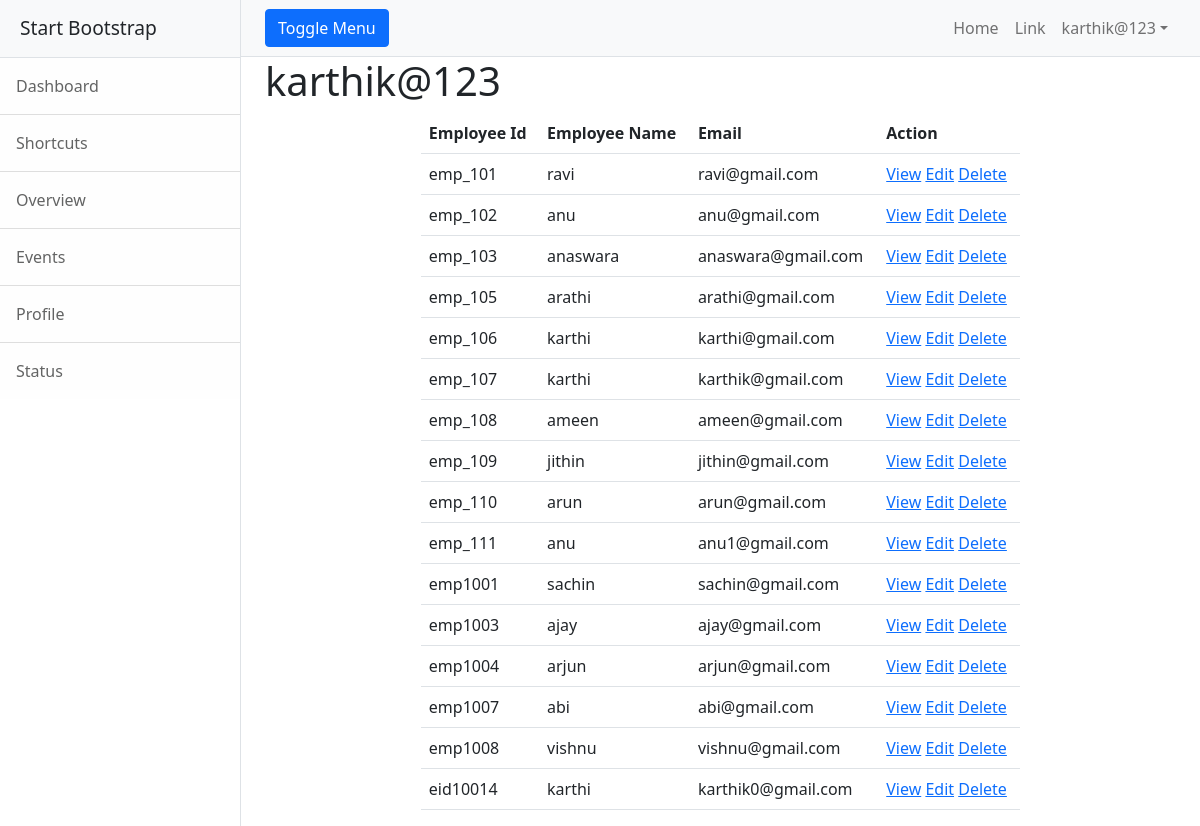
The page /employee/all (signed in) on the database as committed earlier.
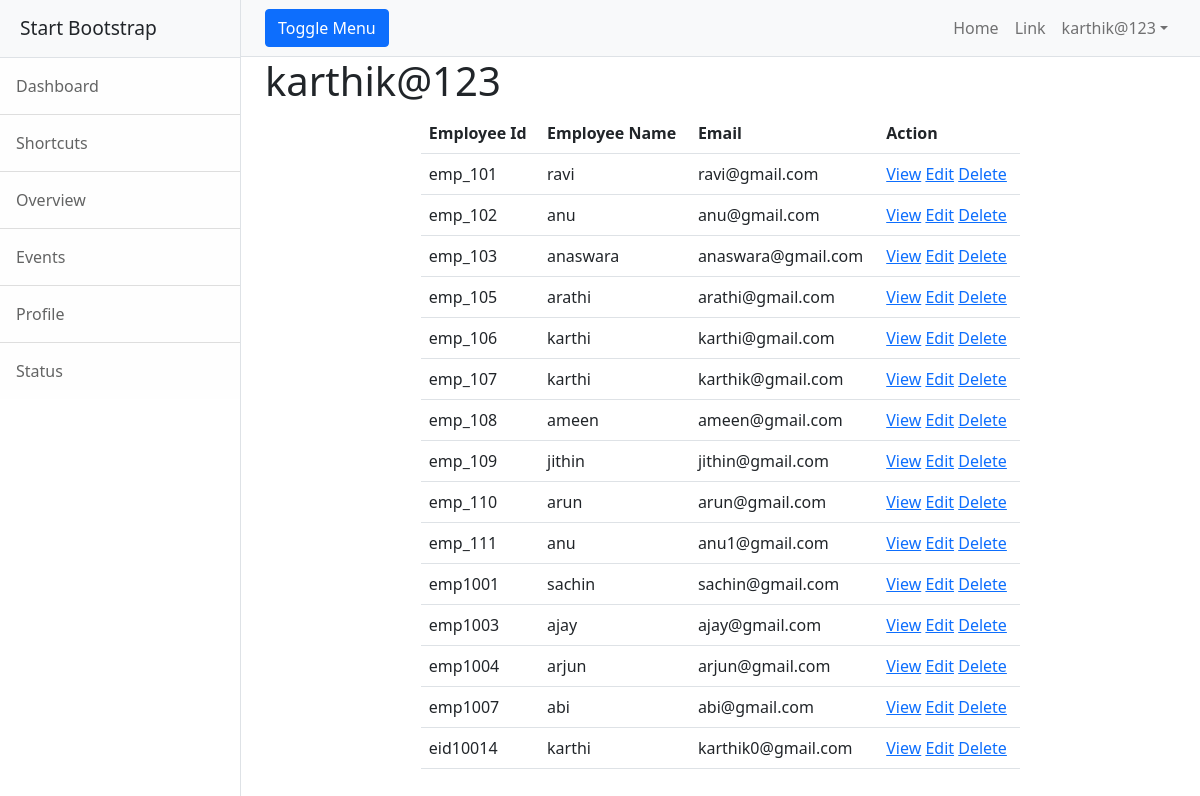
The same page on the database as committed later.
### employee/models.py (models this page shows, shortened)
class Employee(models.Model):
    eid = models.CharField(max_length=120,primary_key=True)
    profile_pick = models.ImageField(upload_to="profilepics",null=True)
    employee_name = models.CharField(max_length=120)
    designation = models.CharField(max_length=120)
    salary = models.PositiveIntegerField()
    email = models.EmailField(unique=True)
    experience = models.PositiveIntegerField(null=True)

### employee/views.py (the view)
# urls.py: path("all", views.EmployeeListView.as_view(), name="emp-list"),
@method_decorator(signin_required,name="dispatch")
class EmployeeListView(View):
    def get(self, request, *args, **kwargs):
        if request.user.is_authenticated:
            qs = Employee.objects.all()
            return render(request, "emp-list.html", {"employees": qs})
        else:
            messages.error(request,"you must login first")
            return redirect("signin")

### employee/views.py (called while the page is built)
def signin_required(fn):
    def wrapper(request, *args, **kwargs):
        if request.user.is_authenticated:
            return fn(request, *args, **kwargs)
        else:
            messages.error(request, "you must login")
            return redirect("signin")
    return wrapper

### employee/templates/emp-list.html (shortened to what this page needs)
{%extends 'base.html'%}
{%block body_block%}
<h1>{{request.user}}</h1>
    <div class="row">
        <div class="col-2"></div>
        <div class="col-8">
           <table class="table">
               <tr>
                   <th>Employee Id</th>
                   <th>Employee Name</th>
                   <th>Email</th>
                   <th>Action</th>
               </tr>
               {%for emp in employees%}
               <tr>
                   <td>{{emp.eid}}</td>
                   <td>{{emp.employee_name}}</td>
                   <td>{{emp.email}}</td>
                   <td>
                       <a href="{%url "emp-detail" emp.eid%}">View</a>
                       <a href="{%url "emp-edit" emp.eid%}">Edit</a>
                       <a href="{%url "emp-remove" emp.eid%}">Delete</a>
                   </td>
               </tr>
               {%endfor%}
           </table>
        </div>
        <div class="col-2"></div>
    </div>
{%endblock%}

### employee/templates/base.html (shortened to what this page needs)
<!DOCTYPE html>
{%load static%}
<html lang="en">
<head>
<link href="https://cdn.jsdelivr.net/npm/bootstrap@5.2.0-beta1/dist/css/bootstrap.min.css" rel="stylesheet">
    <link href="{%static 'css/styles.css'%}" rel="stylesheet"/>
</head>
<body>
<div class="d-flex" id="wrapper">
    <div class="border-end bg-white" id="sidebar-wrapper">
        <div class="sidebar-heading border-bottom bg-light">Start Bootstrap</div>
        <div class="list-group list-group-flush">
            <a class="list-group-item list-group-item-action list-group-item-light p-3" href="#!">Dashboard</a>
            <a class="list-group-item list-group-item-action list-group-item-light p-3" href="#!">Shortcuts</a>
            <a class="list-group-item list-group-item-action list-group-item-light p-3" href="#!">Overview</a>
            <a class="list-group-item list-group-item-action list-group-item-light p-3" href="#!">Events</a>
            <a class="list-group-item list-group-item-action list-group-item-light p-3" href="#!">Profile</a>
            <a class="list-group-item list-group-item-action list-group-item-light p-3" href="#!">Status</a>
        </div>
    </div>
    <div id="page-content-wrapper">
        <nav class="navbar navbar-expand-lg navbar-light bg-light border-bottom">
            <div class="container-fluid">
                <button class="btn btn-primary" id="sidebarToggle">Toggle Menu</button>
                <div class="collapse navbar-collapse" id="navbarSupportedContent">
                    <ul class="navbar-nav ms-auto mt-2 mt-lg-0">
                        <li class="nav-item active"><a class="nav-link" href="#!">Home</a></li>
                        <li class="nav-item"><a class="nav-link" href="#!">Link</a></li>
                        <li class="nav-item dropdown">
                            <a class="nav-link dropdown-toggle" id="navbarDropdown" href="#" role="button"
                               data-bs-toggle="dropdown" aria-haspopup="true" aria-expanded="false">{{request.user}}</a>
                        </li>
                    </ul>
                </div>
            </div>
        </nav>
        <div class="container-fluid">
            {%block body_block%}
            {%endblock%}
        </div>
    </div>
</div>
</body>
</html>

Rows that differ between the two databases and show on the page:
removed Employee: eid "emp1008", employee_name "vishnu", email "vishnu@gmail.com"
